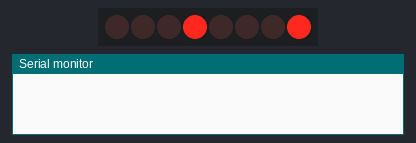
A sketch run on a simulated Arduino Uno, built with avr-gcc and run on an emulated ATmega328P. Parts: 8 shift-register outputs drawn as a row of LEDs (first output left, lit = HIGH), the last lines printed to the serial monitor. Wiring (inferred from the names in the program): shift register (74HC595): data pin 12; shift clock pin 9; latch pin 11. Wiring (inferred from the signals the program sends): row of LEDs: on Q0, Q1, Q2, Q3, Q4, Q5, Q6, Q7.

Above: at 0.1 s.
At 0.6 s:
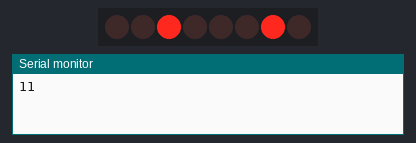
At 1.1 s:
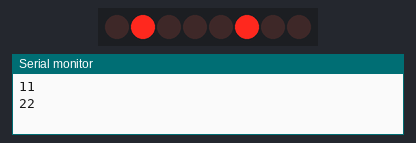
At 1.6 s:
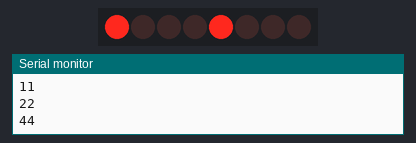
At 2.6 s:
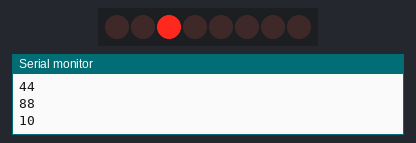
At 3.6 s:
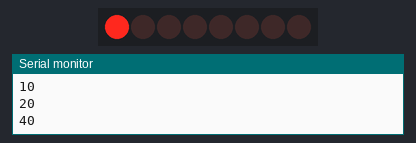
Timing chart, 0 to 5.5 s (numbered marks = the images above):
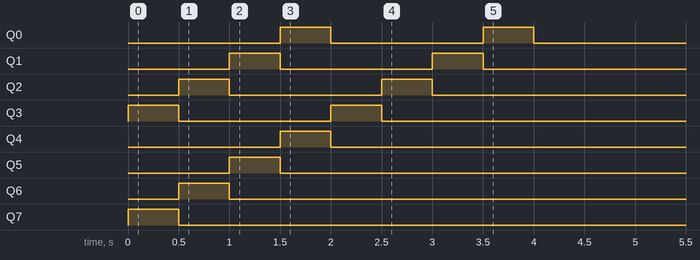

The sketch:

Tutorial_44_Left_and_Right_Shift.ino
```cpp
// Shift register 74HC595 - left shift & right shift

int latch_pin = 11;
int data_pin = 12;
int clock_pin = 9;

byte leds = 0x11;

int dt = 500;

void setup() {
  // put your setup code here, to run once:

  Serial.begin(9600);

  pinMode(latch_pin, OUTPUT);
  pinMode(data_pin, OUTPUT);
  pinMode(clock_pin, OUTPUT);

}

void loop() {
  // put your main code here, to run repeatedly:

  digitalWrite(latch_pin, LOW); //incoming data;
  shiftOut(data_pin, clock_pin, LSBFIRST, leds);
  digitalWrite(latch_pin, HIGH);

  delay(dt);
  Serial.println(leds, HEX);

  //left shift -> multiply by 2;

  leds = leds * 2;

  //right shift -> divide by 2

  //leds = leds / 2;

}
```

Measured:
- by itself, Q0–3: alternates HIGH for 0.50 s and LOW for 1.5 s, 4 changes in all, then stays LOW
- by itself, Q4: LOW → HIGH at 1.5 s, → LOW 0.50 s later
- by itself, Q5: LOW → HIGH at 1.0 s, → LOW 0.50 s later
- by itself, Q6: LOW → HIGH at 0.50 s, → LOW 0.50 s later
- by itself, Q7: LOW → HIGH at 0.00 s, → LOW 0.50 s later
